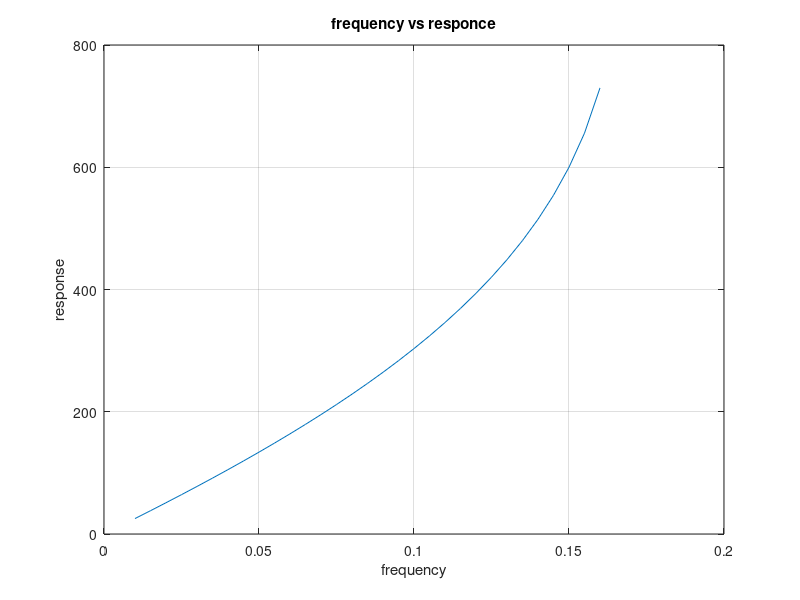

This chart was generated by the following MATLAB code:
function [  ] = quiz2(  )
%UNTITLED5 Summary of this function goes here
%   Detailed explanation goes here

B=400;
fc=1000;
H= [0.01:0.005:0.16];
f= ones(size(H));
fprintf('responce         frequency\n')
for k=1:1:length(H)
    
    f(k)=bess1(H(k),fc,B);
    fprintf('%f         %f\n',H(k),bess1(H(k),fc,B))
end

plot(H,f)
ylabel('response')
xlabel('frequency')
title('frequency vs responce')
grid on

end

function [ f ] = bess1( H,fc,B )
%UNTITLED3 Summary of this function goes here
%   Detailed explanation goes here

p= [1 0 0]-((1/H)-1)*B*[0 1 0] + (fc^2)*[0 0 1];
F=roots(p);
if(F(1)<1000&&F(1)>1)
    f=F(1);
    return
end
if(F(2)<1000&&F(2)>1)
    f=F(2);
    return
end
f=0;
end
